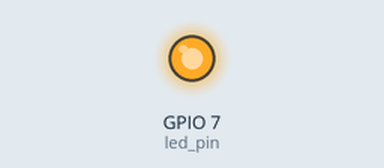
Recording of a program running on a simulated Raspberry Pi (BCM pin numbers). On the bench: output pins drawn as LEDs (lit = HIGH). What the program prints to the terminal is not drawn. At 5.0 s the program stops and its outputs stay as they are.

Above: at 0.1 s.
At 5.1 s:
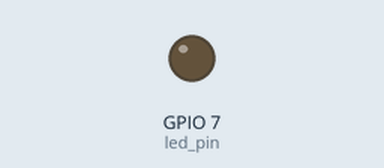
Timing chart, 0 to 6.5 s (numbered marks = the images above):
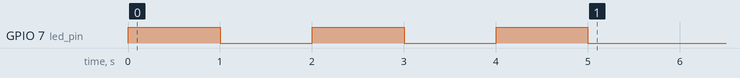

The program:

05_blink_stop_thread.py
```python
from gpiozero import DigitalOutputDevice
from signal import pause
from time import sleep

print("blink.py start")

led_pin = DigitalOutputDevice(7)

led_pin.blink(on_time=1, off_time=1)

sleep(5)

led_pin.off()

pause()
```
